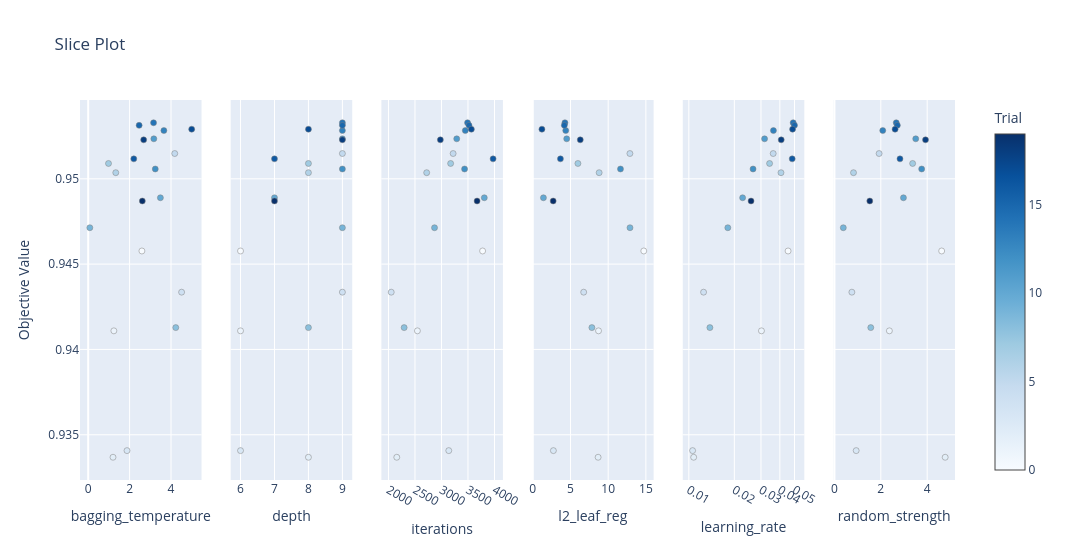

Source (notebook cell):
### Code cell
plot_slice(study).show()

### Figure 1 — Plotly figure (JSON) as saved in the notebook; plotly's stock layout.template omitted (floating-point values rounded to 4 significant figures)
{"data": [{"marker": {"color": [0, 1, 2, 3, 4, 5, 6, 7, 8, 9, 10, 11, 12, 13, 14, 15, 16, 17, 18, 19], "colorbar": {"title": {"text": "Trial"}, "x": 1, "xpad": 40}, "colorscale": [[0, "rgb(247,251,255)"], [0.125, "rgb(222,235,247)"], [0.25, "rgb(198,219,239)"], [0.375, "rgb(158,202,225)"], [0.5, "rgb(107,174,214)"], [0.625, "rgb(66,146,198)"], [0.75, "rgb(33,113,181)"], [0.875, "rgb(8,81,156)"], [1, "rgb(8,48,107)"]], "line": {"color": "Grey", "width": 0.5}, "showscale": true}, "mode": "markers", "name": "Feasible Trial", "showlegend": false, "type": "scatter", "x": [2.594, 1.24, 1.198, 1.875, 4.512, 4.18, 1.332, 0.9817, 4.23, 0.07919, 3.488, 3.171, 3.24, 3.656, 3.157, 2.461, 2.203, 5.0, 2.68, 2.615], "xaxis": "x", "y": [0.9458, 0.9411, 0.9337, 0.9341, 0.9434, 0.9515, 0.9504, 0.9509, 0.9413, 0.9471, 0.9489, 0.9523, 0.9506, 0.9528, 0.9533, 0.9531, 0.9512, 0.9529, 0.9523, 0.9487], "yaxis": "y"}, {"marker": {"color": [0, 1, 2, 3, 4, 5, 6, 7, 8, 9, 10, 11, 12, 13, 14, 15, 16, 17, 18, 19], "colorbar": {"title": {"text": "Trial"}, "x": 1, "xpad": 40}, "colorscale": [[0, "rgb(247,251,255)"], [0.125, "rgb(222,235,247)"], [0.25, "rgb(198,219,239)"], [0.375, "rgb(158,202,225)"], [0.5, "rgb(107,174,214)"], [0.625, "rgb(66,146,198)"], [0.75, "rgb(33,113,181)"], [0.875, "rgb(8,81,156)"], [1, "rgb(8,48,107)"]], "line": {"color": "Grey", "width": 0.5}, "showscale": false}, "mode": "markers", "name": "Feasible Trial", "showlegend": false, "type": "scatter", "x": [6, 6, 8, 6, 9, 9, 8, 8, 8, 9, 7, 9, 9, 9, 9, 9, 7, 8, 9, 7], "xaxis": "x2", "y": [0.9458, 0.9411, 0.9337, 0.9341, 0.9434, 0.9515, 0.9504, 0.9509, 0.9413, 0.9471, 0.9489, 0.9523, 0.9506, 0.9528, 0.9533, 0.9531, 0.9512, 0.9529, 0.9523, 0.9487], "yaxis": "y2"}, {"marker": {"color": [0, 1, 2, 3, 4, 5, 6, 7, 8, 9, 10, 11, 12, 13, 14, 15, 16, 17, 18, 19], "colorbar": {"title": {"text": "Trial"}, "x": 1, "xpad": 40}, "colorscale": [[0, "rgb(247,251,255)"], [0.125, "rgb(222,235,247)"], [0.25, "rgb(198,219,239)"], [0.375, "rgb(158,202,225)"], [0.5, "rgb(107,174,214)"], [0.625, "rgb(66,146,198)"], [0.75, "rgb(33,113,181)"], [0.875, "rgb(8,81,156)"], [1, "rgb(8,48,107)"]], "line": {"color": "Grey", "width": 0.5}, "showscale": false}, "mode": "markers", "name": "Feasible Trial", "showlegend": false, "type": "scatter", "x": [3776, 2546, 2157, 3138, 2052, 3220, 2721, 3173, 2296, 2869, 3808, 3288, 3436, 3450, 3492, 3520, 3974, 3564, 2979, 3672], "xaxis": "x3", "y": [0.9458, 0.9411, 0.9337, 0.9341, 0.9434, 0.9515, 0.9504, 0.9509, 0.9413, 0.9471, 0.9489, 0.9523, 0.9506, 0.9528, 0.9533, 0.9531, 0.9512, 0.9529, 0.9523, 0.9487], "yaxis": "y3"}, {"marker": {"color": [0, 1, 2, 3, 4, 5, 6, 7, 8, 9, 10, 11, 12, 13, 14, 15, 16, 17, 18, 19], "colorbar": {"title": {"text": "Trial"}, "x": 1, "xpad": 40}, "colorscale": [[0, "rgb(247,251,255)"], [0.125, "rgb(222,235,247)"], [0.25, "rgb(198,219,239)"], [0.375, "rgb(158,202,225)"], [0.5, "rgb(107,174,214)"], [0.625, "rgb(66,146,198)"], [0.75, "rgb(33,113,181)"], [0.875, "rgb(8,81,156)"], [1, "rgb(8,48,107)"]], "line": {"color": "Grey", "width": 0.5}, "showscale": false}, "mode": "markers", "name": "Feasible Trial", "showlegend": false, "type": "scatter", "x": [14.72, 8.721, 8.667, 2.734, 6.752, 12.88, 8.803, 5.988, 7.84, 12.89, 1.415, 4.501, 11.63, 4.373, 4.264, 4.184, 3.667, 1.212, 6.301, 2.705], "xaxis": "x4", "y": [0.9458, 0.9411, 0.9337, 0.9341, 0.9434, 0.9515, 0.9504, 0.9509, 0.9413, 0.9471, 0.9489, 0.9523, 0.9506, 0.9528, 0.9533, 0.9531, 0.9512, 0.9529, 0.9523, 0.9487], "yaxis": "y4"}, {"marker": {"color": [0, 1, 2, 3, 4, 5, 6, 7, 8, 9, 10, 11, 12, 13, 14, 15, 16, 17, 18, 19], "colorbar": {"title": {"text": "Trial"}, "x": 1, "xpad": 40}, "colorscale": [[0, "rgb(247,251,255)"], [0.125, "rgb(222,235,247)"], [0.25, "rgb(198,219,239)"], [0.375, "rgb(158,202,225)"], [0.5, "rgb(107,174,214)"], [0.625, "rgb(66,146,198)"], [0.75, "rgb(33,113,181)"], [0.875, "rgb(8,81,156)"], [1, "rgb(8,48,107)"]], "line": {"color": "Grey", "width": 0.5}, "showscale": false}, "mode": "markers", "name": "Feasible Trial", "showlegend": false, "type": "scatter", "x": [0.04534, 0.03022, 0.01076, 0.01059, 0.01252, 0.03614, 0.04069, 0.03421, 0.01379, 0.0181, 0.02269, 0.03169, 0.02659, 0.03627, 0.04899, 0.04998, 0.04827, 0.04856, 0.04084, 0.02579], "xaxis": "x5", "y": [0.9458, 0.9411, 0.9337, 0.9341, 0.9434, 0.9515, 0.9504, 0.9509, 0.9413, 0.9471, 0.9489, 0.9523, 0.9506, 0.9528, 0.9533, 0.9531, 0.9512, 0.9529, 0.9523, 0.9487], "yaxis": "y5"}, {"marker": {"color": [0, 1, 2, 3, 4, 5, 6, 7, 8, 9, 10, 11, 12, 13, 14, 15, 16, 17, 18, 19], "colorbar": {"title": {"text": "Trial"}, "x": 1, "xpad": 40}, "colorscale": [[0, "rgb(247,251,255)"], [0.125, "rgb(222,235,247)"], [0.25, "rgb(198,219,239)"], [0.375, "rgb(158,202,225)"], [0.5, "rgb(107,174,214)"], [0.625, "rgb(66,146,198)"], [0.75, "rgb(33,113,181)"], [0.875, "rgb(8,81,156)"], [1, "rgb(8,48,107)"]], "line": {"color": "Grey", "width": 0.5}, "showscale": false}, "mode": "markers", "name": "Feasible Trial", "showlegend": false, "type": "scatter", "x": [4.625, 2.37, 4.776, 0.9378, 0.752, 1.927, 0.8233, 3.373, 1.567, 0.3827, 2.977, 3.506, 3.763, 2.085, 2.666, 2.713, 2.827, 2.616, 3.929, 1.525], "xaxis": "x6", "y": [0.9458, 0.9411, 0.9337, 0.9341, 0.9434, 0.9515, 0.9504, 0.9509, 0.9413, 0.9471, 0.9489, 0.9523, 0.9506, 0.9528, 0.9533, 0.9531, 0.9512, 0.9529, 0.9523, 0.9487], "yaxis": "y6"}], "layout": {"title": {"text": "Slice Plot"}, "width": 1800, "xaxis": {"anchor": "y", "domain": [0, 0.1389], "title": {"text": "bagging_temperature"}}, "xaxis2": {"anchor": "y2", "domain": [0.1722, 0.3111], "title": {"text": "depth"}}, "xaxis3": {"anchor": "y3", "domain": [0.3444, 0.4833], "title": {"text": "iterations"}}, "xaxis4": {"anchor": "y4", "domain": [0.5167, 0.6556], "title": {"text": "l2_leaf_reg"}}, "xaxis5": {"anchor": "y5", "domain": [0.6889, 0.8278], "title": {"text": "learning_rate"}, "type": "log"}, "xaxis6": {"anchor": "y6", "domain": [0.8611, 1], "title": {"text": "random_strength"}}, "yaxis": {"anchor": "x", "domain": [0, 1], "title": {"text": "Objective Value"}}, "yaxis2": {"anchor": "x2", "domain": [0, 1], "matches": "y", "showticklabels": false}, "yaxis3": {"anchor": "x3", "domain": [0, 1], "matches": "y", "showticklabels": false}, "yaxis4": {"anchor": "x4", "domain": [0, 1], "matches": "y", "showticklabels": false}, "yaxis5": {"anchor": "x5", "domain": [0, 1], "matches": "y", "showticklabels": false}, "yaxis6": {"anchor": "x6", "domain": [0, 1], "matches": "y", "showticklabels": false}}}
